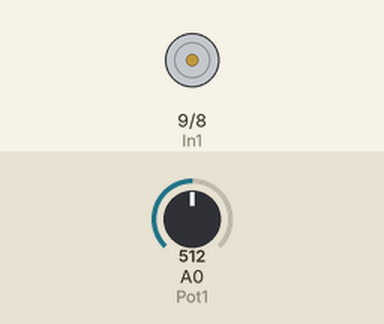
Simulated run of this sketch. Board: Arduino Uno, built with avr-gcc and run on an emulated ATmega328P. Shown: motor-driver pin pairs drawn as motors (green arrow = first pin HIGH = forward, orange = second pin HIGH = backward, longer = more drive, scaled by the enable pin). The inputs (shaded band) are chosen by the test bench; at power-on: A0 (Pot1) = 512.

Above: at 1.2 s.
1.3 s: A0 (Pot1) set to 586
2.8 s: A0 (Pot1) set to 601
4.3 s: A0 (Pot1) set to 716
At 4.8 s:
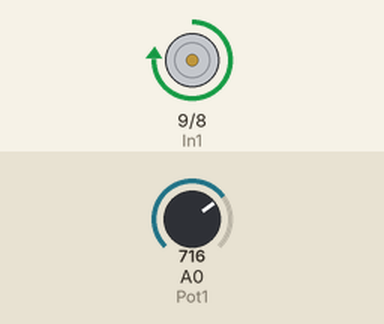
5.8 s: A0 (Pot1) set to 590
At 6.6 s:
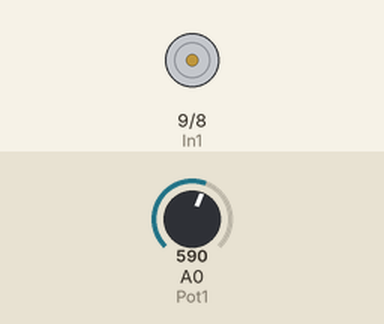
7.3 s: A0 (Pot1) set to 415
8.8 s: A0 (Pot1) set to 399
Timing chart, 0 to 11.3 s (numbered marks = the images above; inputs shaded):
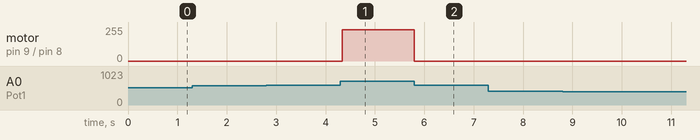

Measured:
- after the input at 1.3 s, every drawn part: stays the same
- after the input at 4.3 s, motor on pin 9 (In1) / pin 8 (In2): stopped → forward 236/255 at once
- after the input at 5.8 s, motor on pin 9 (In1) / pin 8 (In2): forward 236/255 → stopped at once
- after the input at 7.3 s, every drawn part: stays the same

The sketch:

2_M_with_L298N_and_Poty_Direction.ino
```cpp
// (licence header left out)
// Motor Connections
// Change this if you wish to use another diagram
// We will use #define statement to assign pins with same names as on L298N
#define EnA 10  // Half bridge for Motor 1 Enable
//#define EnB 5   // Half bridge for Motor 2 Enable
#define In1 9   // Control pin for Motor 1
#define In2 8   // Control pin for Motor 1
/*#define In3 7   // Control pin for Motor 2
#define In4 6 */  // Control pin for Motor 2
#define Pot1 A0   // Pot on Analog Pin A0
//#define Pot2 A1   // Pot on Analog Pin A1

// Store readings from Potentiometers (0-1024)
int MotorSpeed1 = 0;
int MotorSpeed2 = 0;
// Store desiered speed values (0-255)
int M1Speed = 0;
int M2Speed = 0;


// the setup routine runs once when you press reset:
void setup()
{
  // All motor control pins are outputs
  pinMode(EnA, OUTPUT);
  //pinMode(EnB, OUTPUT);
  pinMode(In1, OUTPUT);
  pinMode(In2, OUTPUT);
  //pinMode(In3, OUTPUT);
  //pinMode(In4, OUTPUT);
}

//Stops motor
void brake ()
{
  digitalWrite(In1, LOW);
  digitalWrite(In2, LOW);
  //digitalWrite(In3, LOW);
  //digitalWrite(In4, LOW);
}

// the loop routine runs over and over again forever:
void loop()
{
// Reading potentiometer values
  MotorSpeed1 = analogRead(Pot1);
 // MotorSpeed2 = analogRead(Pot2);
  //Motor 1 go forward
  if (MotorSpeed1 > 600)
  {
    M1Speed = map(MotorSpeed1, 600, 1023, 0, 50);  //Mapping the values to 0-255 to move the motor
    digitalWrite(EnA, LOW);
    digitalWrite(In1, HIGH);
    digitalWrite(In2, LOW);
    digitalWrite(EnA, M1Speed); // Defines motor speed
  }

  //Motor 1 go backward
  else if (MotorSpeed1 < 400)
  {
    M1Speed = map(MotorSpeed1, 400, 0, 0, 50);
    digitalWrite(EnA, LOW);
    digitalWrite(In1, LOW);
    digitalWrite(In2, HIGH);
    digitalWrite(EnA, M1Speed);
  }

  //Motor 2 go forward Motor
  /*if (MotorSpeed2 > 500)
  {
    M2Speed = map(MotorSpeed2, 500, 1023, 0, 255);  //Mapping the values to 0-255 to move the motor
    digitalWrite(EnB, LOW);
    digitalWrite(In3, HIGH);
    digitalWrite(In4, LOW);
    digitalWrite(EnB, M2Speed);
  }
 */
  //Motor 2 go backward

 /*else if (MotorSpeed2 < 450)
  {
    M2Speed = map(MotorSpeed2, 450, 0, 0, 255);
    digitalWrite(EnB, LOW);
    digitalWrite(In3, LOW);
    digitalWrite(In4, HIGH);
    digitalWrite(EnB, M2Speed);
  }*/

  //Brake (Potentiometer shaft in the center position)
  else
  {
    brake();
  }
}
```
